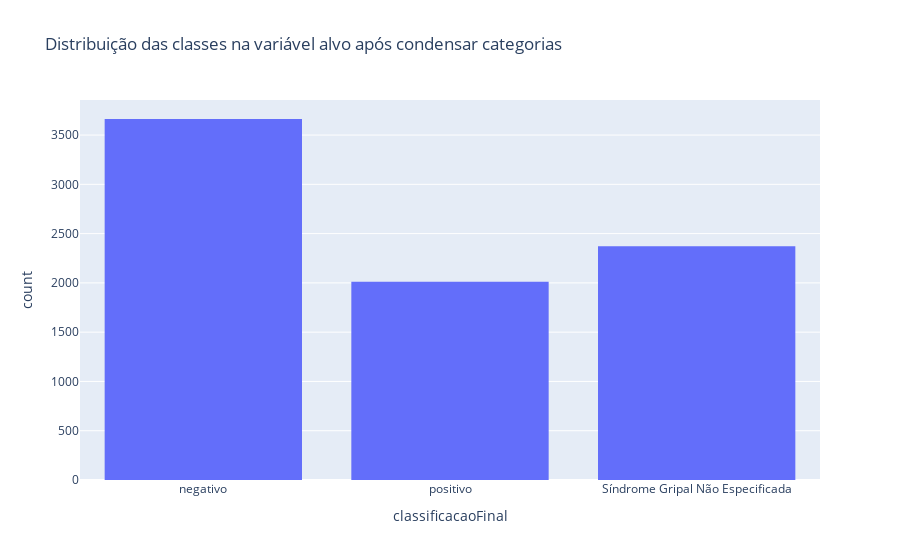

The notebook cell saved with this chart:
### Code cell
fig = px.histogram(resultado_df, x='classificacaoFinal', title='Distribuição das classes na variável alvo após condensar categorias')
fig.show()

### Figure 1 — Plotly figure (JSON) as saved in the notebook; plotly's stock layout.template omitted (floating-point values rounded to 4 significant figures; data arrays with more than 128 entries replaced by an {"elided": "..."} marker saying what was removed)
{"data": [{"alignmentgroup": "True", "bingroup": "x", "hovertemplate": "classificacaoFinal=%{x}<br>count=%{y}<extra></extra>", "legendgroup": "", "marker": {"color": "#636efa", "pattern": {"shape": ""}}, "name": "", "offsetgroup": "", "orientation": "v", "showlegend": false, "type": "histogram", "x": {"elided": "8046 str values"}, "xaxis": "x", "yaxis": "y"}], "layout": {"barmode": "relative", "legend": {"tracegroupgap": 0}, "title": {"text": "Distribuição das classes na variável alvo após condensar categorias"}, "xaxis": {"anchor": "y", "domain": [0, 1], "title": {"text": "classificacaoFinal"}}, "yaxis": {"anchor": "x", "domain": [0, 1], "title": {"text": "count"}}}}
